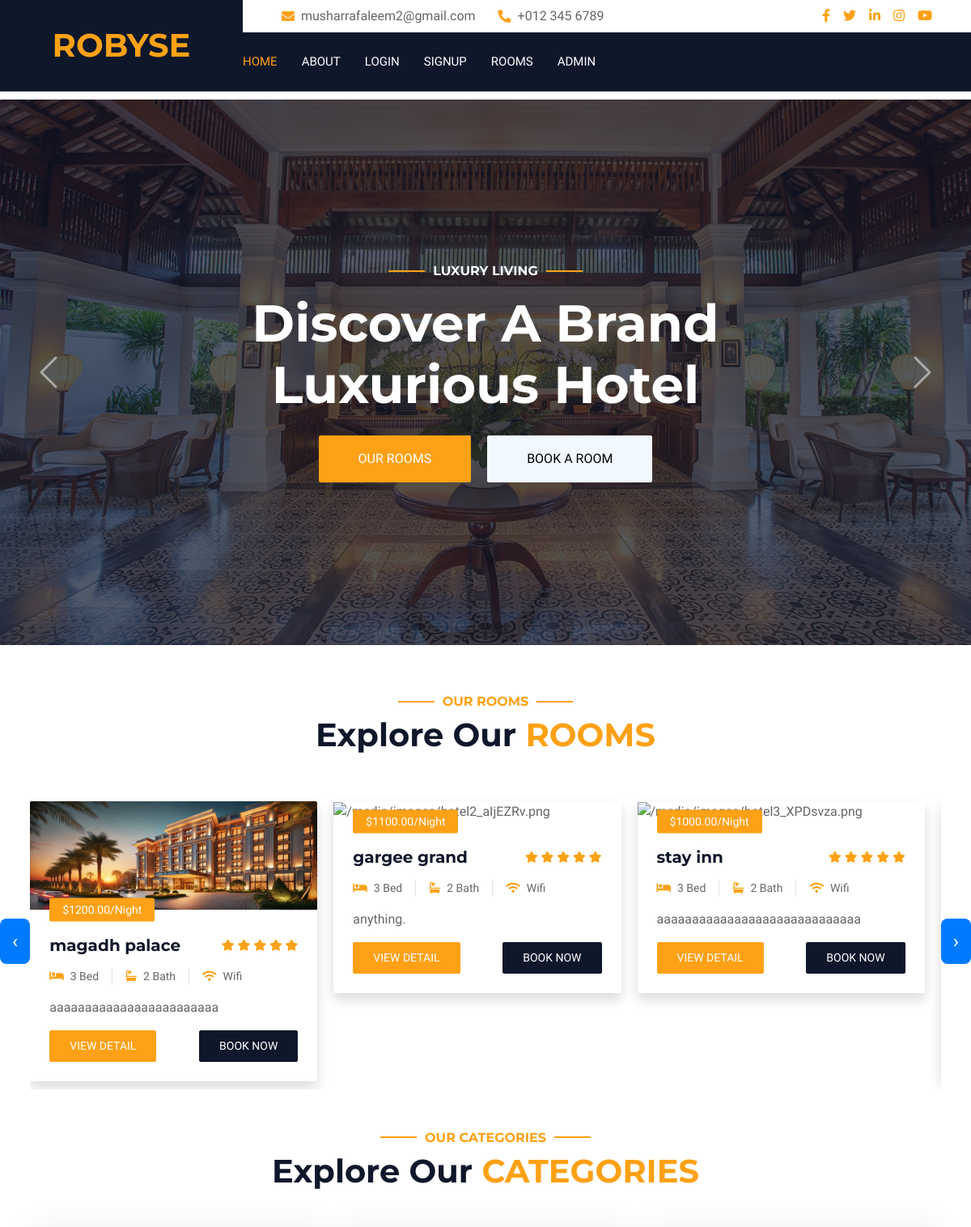
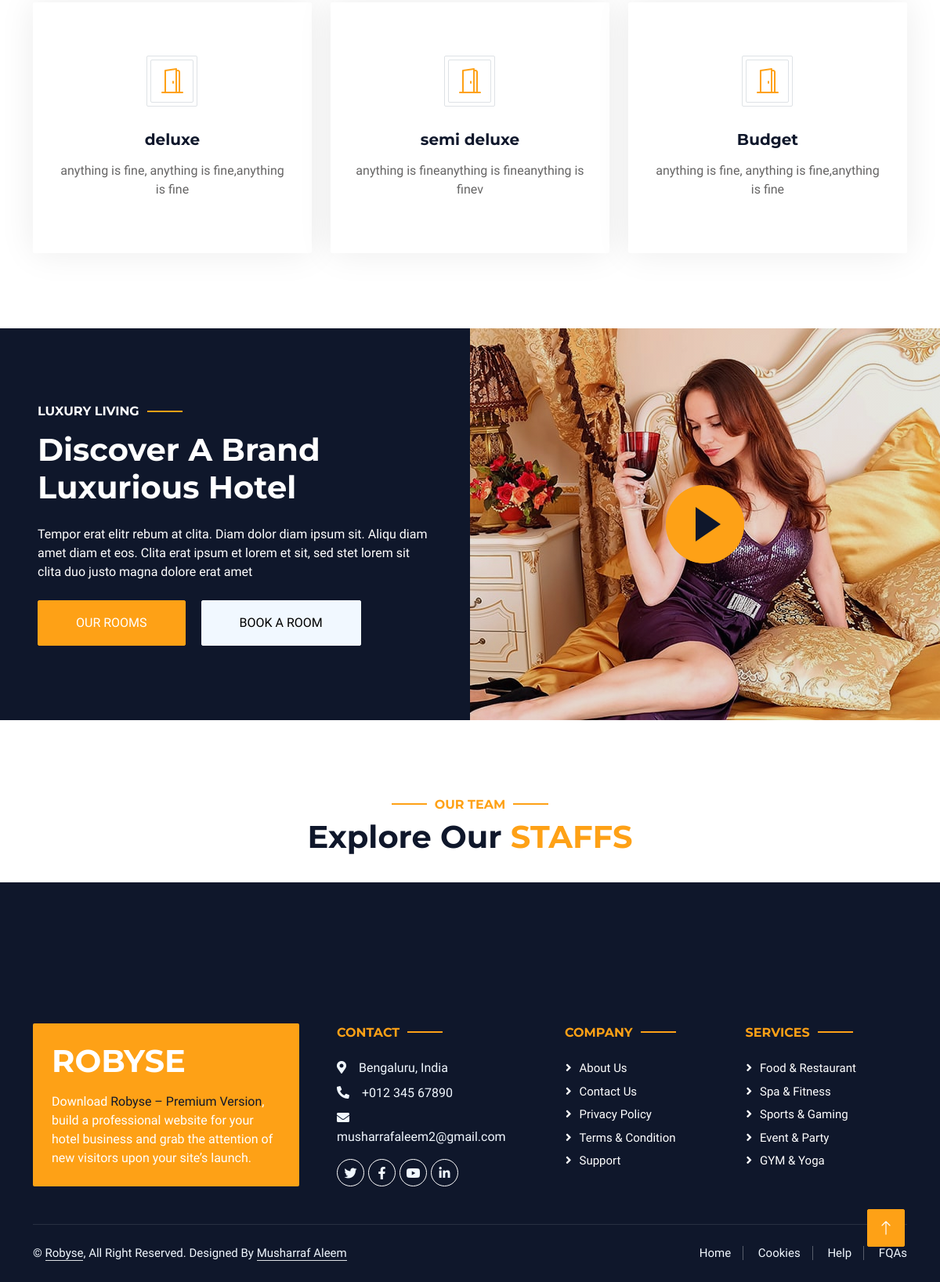
The page / on the database its author committed (2 pictures, top to bottom).
### app/models.py (models this page shows, shortened)
class Model1(models.Model):
    category= models.ForeignKey(Category, on_delete=models.CASCADE, related_name='model1_items')
    name = models.CharField(max_length=255)
    image = models.ImageField(upload_to='images/')
    description = models.TextField()
    price = models.DecimalField(max_digits=10, decimal_places=2)
    rating = models.FloatField()
    location = models.CharField(max_length=255)
    availability = models.BooleanField(default=True)

class Category(models.Model):
    name = models.CharField(max_length=255, unique=True)
    description = models.CharField(max_length=200)

### app/views.py (the view)
# urls.py: path('',home_view, name='home_view'),
def home_view(request):
    categories = Category.objects.all()
    instances = Model1.objects.all()
    staff = Staffs.objects.all()
    return render(request, 'home.html', {'categories': categories, 'instances': instances, 'staff':staff})

### templates/home.html (shortened to what this page needs)
{% extends "base1.html" %}
{% load static %}
{% block slider %}
<div class="container-fluid p-0 mb-5">
    <div id="header-carousel" class="carousel slide" data-bs-ride="carousel">
        <div class="carousel-inner">
            <div class="carousel-item active">
                <img class="w-100" src="{% static 'images/carousel-1.jpg' %}" alt="Image">
                <div class="carousel-caption d-flex flex-column align-items-center justify-content-center">
                    <div class="p-3" style="max-width: 700px;">
                        <h6 class="section-title text-white text-uppercase mb-3 animated slideInDown">Luxury Living</h6>
                        <h1 class="display-3 text-white mb-4 animated slideInDown">Discover A Brand Luxurious Hotel</h1>
                        <a href="{% url 'rooms' %}"
                            class="btn btn-primary py-md-3 px-md-5 me-3 animated slideInLeft">Our Rooms</a>
                        <a href="" class="btn btn-light py-md-3 px-md-5 animated slideInRight">Book A Room</a>
                    </div>
                </div>
            </div>
        </div>
        <button class="carousel-control-prev" type="button" data-bs-target="#header-carousel" data-bs-slide="prev">
            <span class="carousel-control-prev-icon" aria-hidden="true"></span>
        </button>
        <button class="carousel-control-next" type="button" data-bs-target="#header-carousel" data-bs-slide="next">
            <span class="carousel-control-next-icon" aria-hidden="true"></span>
        </button>
    </div>
</div>
{% endblock slider %}
{% block content %}
<div class="text-center wow fadeInUp" data-wow-delay="0.1s">
    <h6 class="section-title text-center text-primary text-uppercase">Our Rooms</h6>
    <h1 class="mb-5">Explore Our <span class="text-primary text-uppercase">Rooms</span></h1>
</div>
<div class="carousel-container">
    <button onclick="scrollLeftCarousel()">‹</button>
    <div class="carousel" id="carousel">
        {% for k in instances %}
        <div class="item">
            <div class="room-item shadow rounded overflow-hidden">
                <div class="position-relative">
                    <img class="img-fluid" src="{{ k.image.url }}" alt="{{ k.image.url }}">
                    <small
                        class="position-absolute start-0 top-100 translate-middle-y bg-primary text-white rounded py-1 px-3 ms-4">${{k.price}}/Night</small>
                </div>
                <div class="p-4 mt-2">
                    <div class="d-flex justify-content-between mb-3">
                        <h5 class="mb-0">{{k.name}}</h5>
                        <div class="ps-2">
                            <small class="fa fa-star text-primary"></small>
                            <small class="fa fa-star text-primary"></small>
                            <small class="fa fa-star text-primary"></small>
                            <small class="fa fa-star text-primary"></small>
                            <small class="fa fa-star text-primary"></small>
                        </div>
                    </div>
                    <div class="d-flex mb-3">
                        <small class="border-end me-3 pe-3"><i class="fa fa-bed text-primary me-2"></i>3 Bed</small>
                        <small class="border-end me-3 pe-3"><i class="fa fa-bath text-primary me-2"></i>2 Bath</small>
                        <small><i class="fa fa-wifi text-primary me-2"></i>Wifi</small>
                    </div>
                    <p class="text-body mb-3">{{k.description}}</p>
                    <div class="d-flex justify-content-between">
                        <a class="btn btn-sm btn-primary rounded py-2 px-4" href="{% url 'instance_detail' k.pk %}">View
                            Detail</a>
                        <a class="btn btn-sm btn-dark rounded py-2 px-4" href="{% url 'booking' k.pk %}">Book Now</a>
                    </div>
                </div>
            </div>
        </div>
        {% endfor %}
    </div>
    <button onclick="scrollRightCarousel()">›</button>
</div>
<div class="container-xxl py-5">
    <div class="container">
        <div class="text-center wow fadeInUp" data-wow-delay="0.1s">
            <h6 class="section-title text-center text-primary text-uppercase">Our Categories</h6>
            <h1 class="mb-5">Explore Our <span class="text-primary text-uppercase">Categories</span></h1>
        </div>
        <div class="row g-4">
            {% for i in categories %}
            <div class="col-lg-4 col-md-6 wow fadeInUp" data-wow-delay="0.6s">
                <a class="service-item rounded" href="{% url 'category_detail' i.pk %}">
                    <div class="service-icon bg-transparent border rounded p-1">
                        <div class="w-100 h-100 border rounded d-flex align-items-center justify-content-center">
                            <i class="bi bi-door-open fa-2x text-primary"></i>
                        </div>
                    </div>
                    <h5 class="mb-3">{{i.name}}</h5>
                    <p class="text-body mb-0">{{i.description}}</p>
                </a>
            </div>
            {% endfor %}
        </div>
    </div>
</div>
<div class="container-xxl py-5 px-0 wow zoomIn" data-wow-delay="0.1s">
    <div class="row g-0">
        <div class="col-md-6 bg-dark d-flex align-items-center">
            <div class="p-5">
                <h6 class="section-title text-start text-white text-uppercase mb-3">Luxury Living</h6>
                <h1 class="text-white mb-4">Discover A Brand Luxurious Hotel</h1>
                <p class="text-white mb-4">Tempor erat elitr rebum at clita. Diam dolor diam ipsum sit. Aliqu diam amet
                    diam et eos. Clita erat ipsum et lorem et sit, sed stet lorem sit clita duo justo magna dolore erat
                    amet</p>
                <a href="{% url 'rooms' %}" class="btn btn-primary py-md-3 px-md-5 me-3">Our Rooms</a>
                <a href="" class="btn btn-light py-md-3 px-md-5">Book A Room</a>
            </div>
        </div>
        <div class="col-md-6">
            <div class="video">
                <button type="button" class="btn-play" data-bs-toggle="modal"
                    data-src="https://www.youtube.com/watch?v=qemqQHaeCYo" data-bs-target="#videoModal">
                    <span></span>
                </button>
            </div>
        </div>
    </div>
</div>
<div class="container-xxl py-5">
    <div class="container">
        <div class="text-center wow fadeInUp" data-wow-delay="0.1s">
            <h6 class="section-title text-center text-primary text-uppercase">Our Team</h6>
            <h1 class="mb-5">Explore Our <span class="text-primary text-uppercase">Staffs</span></h1>
        </div>
    </div>
</div>
<br><br><br>
{% endblock content %}

### static/css/style.css (style rules this page uses)
:root { --primary: #FEA116; --light: #F1F8FF; --dark: #0F172B; }
.btn { font-weight: 500; text-transform: uppercase; transition: .5s; }
.btn.btn-primary, .btn.btn-secondary { color: #FFFFFF; }
.carousel-caption { top: 0; left: 0; right: 0; bottom: 0; background: rgba(15, 23, 43, .7); z-index: 1; }
.carousel-control-prev, .carousel-control-next { width: 10%; }
.carousel-control-prev-icon, .carousel-control-next-icon { width: 3rem; height: 3rem; }
.section-title { position: relative; display: inline-block; }
.section-title::before { position: absolute; content: ""; width: 45px; height: 2px; top: 50%; left: -55px; margin-top: -1px; background: var(--primary); }
.section-title::after { position: absolute; content: ""; width: 45px; height: 2px; top: 50%; right: -55px; margin-top: -1px; background: var(--primary); }
.section-title.text-start::before, .section-title.text-end::after { display: none; }
.service-item { height: 320px; padding: 30px; display: flex; flex-direction: column; justify-content: center; text-align: center; background: #FFFFFF; box-shadow: 0 0 45px rgba(0, 0, 0, .08); transition: .5s; }
.service-item .service-icon { margin: 0 auto 30px auto; width: 65px; height: 65px; transition: .5s; }
.service-item i, .service-item h5, .service-item p { transition: .5s; }
.video { position: relative; height: 100%; min-height: 500px; background: linear-gradient(rgba(15, 23, 43, .1), rgba(15, 23, 43, .1)), url(../img/video.jpg); background-position: center center; background-repeat: no-repeat; background-size: cover; }
.video .btn-play { position: absolute; z-index: 3; top: 50%; left: 50%; transform: translateX(-50%) translateY(-50%); box-sizing: content-box; display: block; width: 32px; height: 44px; border-radius: 50%; border: none; outline: none; padding: 18px 20px 18px 28px; }
.video .btn-play:before { content: ""; position: absolute; z-index: 0; left: 50%; top: 50%; transform: translateX(-50%) translateY(-50%); display: block; width: 100px; height: 100px; background: var(--primary); border-radius: 50%; animation: pulse-border 1500ms ease-out infinite; }
.video .btn-play:after { content: ""; position: absolute; z-index: 1; left: 50%; top: 50%; transform: translateX(-50%) translateY(-50%); display: block; width: 100px; height: 100px; background: var(--primary); border-radius: 50%; transition: all 200ms; }
.video .btn-play span { display: block; position: relative; z-index: 3; width: 0; height: 0; border-left: 32px solid var(--dark); border-top: 22px solid transparent; border-bottom: 22px solid transparent; }

### static/css/slider.css (style rules this page uses)
.carousel-container { display: flex; align-items: center; width: 100%; max-width: 1200px; margin: auto; }
.carousel { display: flex; overflow-x: auto; scroll-behavior: smooth; gap: 20px; padding: 10px 0; scroll-snap-type: x mandatory; }
.item { flex: 0 0 calc(33.33% - 20px); scroll-snap-align: start; box-sizing: border-box; }
button { background: #007bff; color: white; border: none; padding: 10px 15px; font-size: 24px; cursor: pointer; border-radius: 8px; }

### rows shown on the page
Model1: image (picture), price "1200.00", name "magadh palace", description "aaaaaaaaaaaaaaaaaaaaaaaa"
Model1: price "1100.00", name "gargee grand", description "anything."
Model1: price "1000.00", name "stay inn", description "aaaaaaaaaaaaaaaaaaaaaaaaaaaaa"
Category: name "deluxe", description "anything is fine, anything is fine,anything is fine"
Category: name "semi deluxe", description "anything is fineanything is fineanything is finev"
Category: name "Budget", description "anything is fine, anything is fine,anything is fine"
